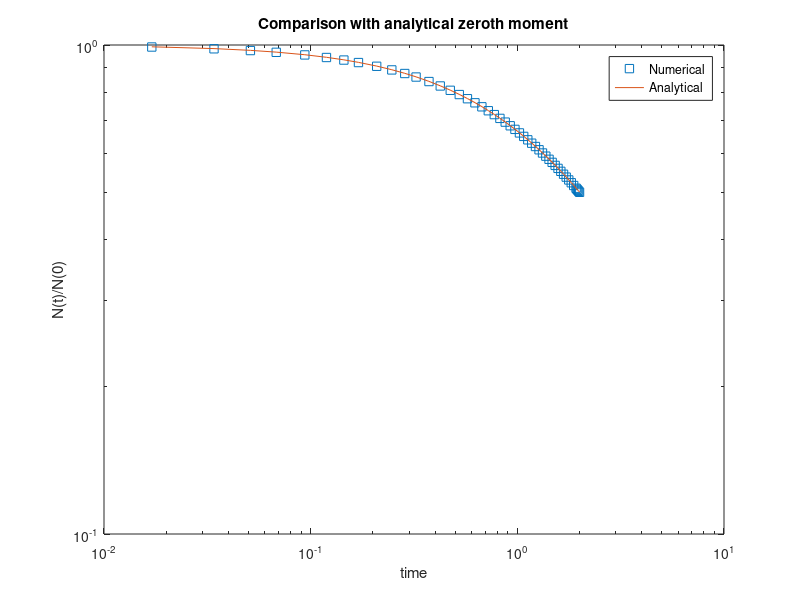
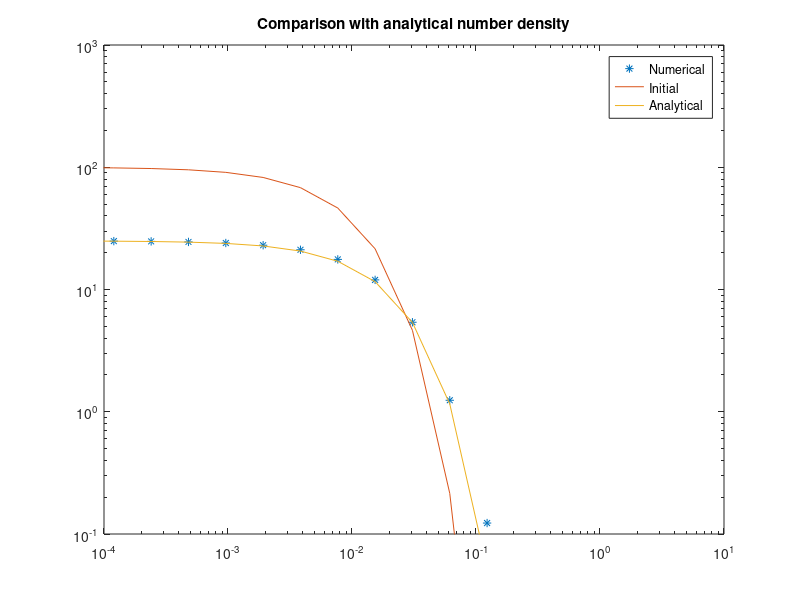

Write the MATLAB code that produced these figures, in order.
function [] = aggregation_code()
clear all;
close all;
clc;
% ======== User handle starts ==================
%% Initializing
v_max = 100.0; % Maximum size/volume
v_min =1e-5; % Minimum size/volume
r = 2; % Geometric ratio
v0 = 0.01; % Initial average size
N0 = 1; % Initial total number
tspan = [0 2]; % time span for integration
%% Generating discretized grid
disp('Creating the geometric grid..')
m = ceil(log(v_max/v_min)/log(r)); % No pivots
mv = m + 1; % Number of volume boundaries
vi = zeros(mv,1);
vi(1)=v_min;
for i=2:mv
vi(i)=vi(i-1)*r;
end
x=zeros(m,1); % Creating pivots
w=zeros(m,1); % Bin width
for i = 1:m
x(i) = (vi(i)+vi(i+1))/2;
w(i) = vi(i+1) - vi(i);
end

disp('Setting-up initial conditions...')
Ni0 = zeros(m,1);
for i = 1:m
Ni0(i) = N0*(exp(-vi(i)/v0)-exp(-vi(i+1)/v0));
end
%%
%% Aggregation Kernel
% Constant Kernel
a0 = 1.0;
%% ======== User handle Ends ==================
%% ======== \eta_ijk calculation ==============
% n(i,j,k) is contribution to ith pivot when
% particles on jth and kth pivot aggregate.
% For details see Kumar and Ramkrishna 1996
disp('Generating \eta_ijk..')
eta = zeros(m,m,m);
for j = 1:m
for k = j:m
v = x(j) + x(k);
for i = 1:m-1
if(v>x(i) && v<= x(i+1))
eta(i+1,j,k) = (v-x(i))/(x(i+1)-x(i));
eta(i,j,k)= (x(i+1)-v)/(x(i+1)-x(i));
break;
end
end
end
end
%% =============================================
%% solver
disp('Solving the ODE..')
tic
[t,N] = ode45(@pbe,tspan,Ni0);
toc
%%
%% ========= Discretized equations =============
function dN_dt = pbe(t,N)
dN_dt = zeros(m,1);
dgnl = eye(m); %This works as Kronecker delta
for i = 1:m
birth = 0;
for j = 1:m
for k = j:m
birth = birth + ...
(1-0.5*dgnl(j,k))*eta(i,j,k)*N(j)*N(k);
end
end
dN_dt(i) = - N(i)*sum(N)+ birth;
end
end
%% =============================================
%% Presentation of data
% Plotting and comparing zeroth moment. Closed
% form analytical expression is available for
% zeroth moment for constant kernel.
nt = size(t,1);
figure(1)
disp('Comparing zeroth moment with analytical.')
Ntol = sum(N,2);
loglog(t,Ntol,'s')
xlabel('time')
ylabel('N(t)/N(0)')
hold on
Ntot_ana = zeros(nt,1);
for i=1:nt
Ntot_ana(i) = 1/(1/N0+a0*t(i)/2);
end
loglog(t,Ntot_ana)
legend('Numerical','Analytical')
title('Comparison with analytical zeroth moment')
%
%% Plotting and comparing number density
figure(2)
% Convirt the Ni to density
numden=zeros(nt,m); % Numerical numberdensity
for i=1:nt
for j=1:m
numden(i,j) = N(i,j)/w(j);
end
end
% Plot numerical number density
loglog(x,numden(nt,:),'*')
x
numden(nt, :)
arr = [];
for lla = numden(nt, :)
    arr = [arr, lla];
end

fileID = fopen('matlab_result.txt', 'w');
for ll = 1:size(x)
    fprintf(fileID, '%f %d\n', x(ll) , arr(ll));
end
fclose(fileID);

axis([1e-4 1e1 1e-1 1e3])
hold on
% Calculate the analytical density.
% See Chakraborty and Kumar, Chemical
% Engineering Science 2007 for the
% expression and reference for the same.
anaden=zeros(nt,m);
for i =1:nt
tau = a0*N0*t(i);
for j=1:m
v=x(j);
sumn = 0;
for k=1:12
sumn = sumn + ...
((tau/(tau+2))^(k-1))*((v/v0)^(k-1))/factorial(k-1);
end
anaden(i,j)=(4*N0/((tau+2)^2))*(1/v0)*exp(-v/v0)*sumn;
end
end
% Plot the initial condition.
loglog(x,anaden(1,:))
% Plot the analytical number density
loglog(x,anaden(nt,:))
legend('Numerical','Initial','Analytical')
title('Comparison with analytical number density')
end